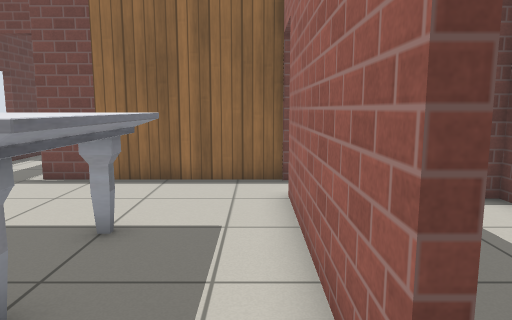
[1] (above)

20 first-person views from a walk through a Gazebo world. The camera is 1 m above the floor, tilts 8° down and sees 70° across. The floor is counted in squares, 0.5 m on a side. Each view is taken from the middle of a square. On the plan, view 1 faces up. The plan holds only what a view shows up to about 19 squares ahead; the rest is blank. Robots are left out. Gazebo's built-in surfaces are drawn with simple patterns.

[2]
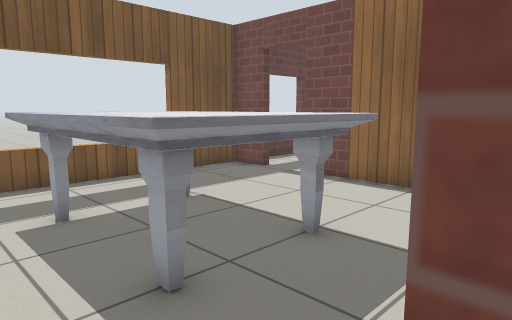

[3]
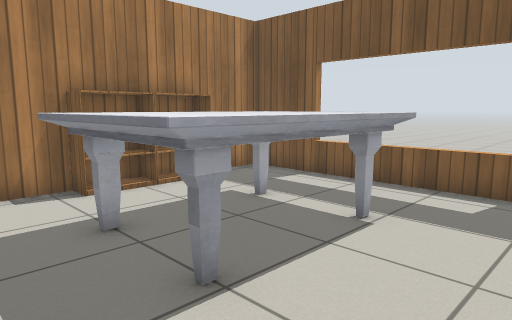

[4]
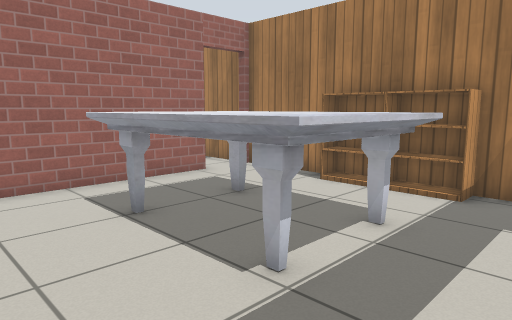

[5]
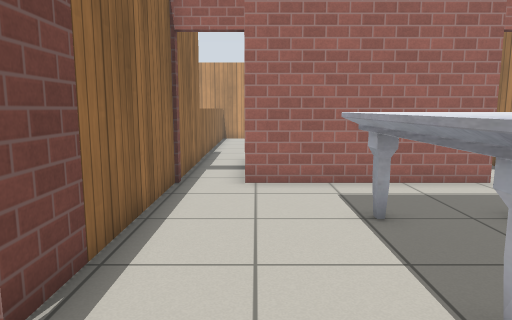

[6]
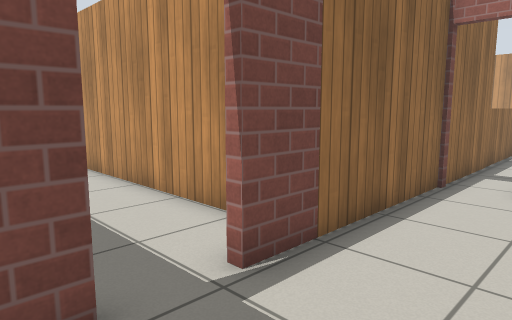

[7]
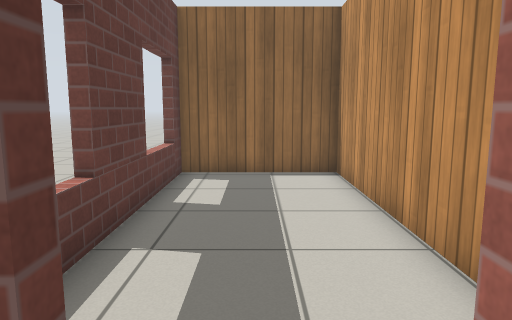

[8]
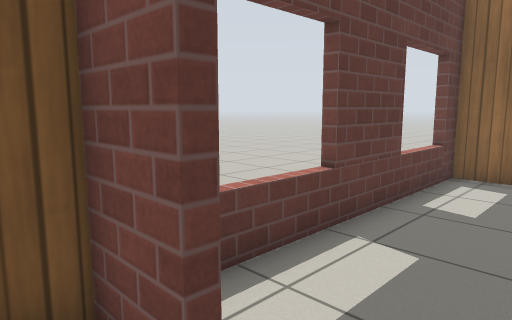

[9]
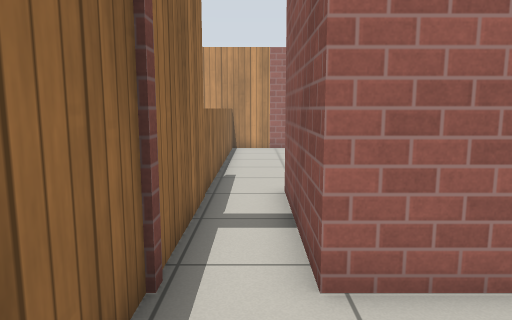

[10]
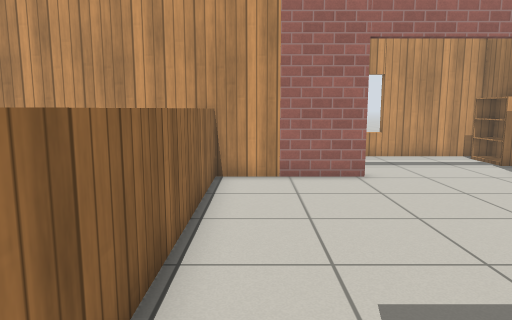

[11]
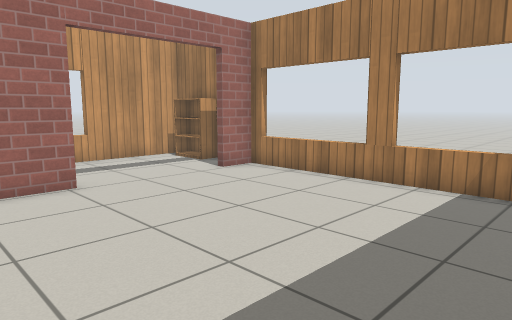

[12]
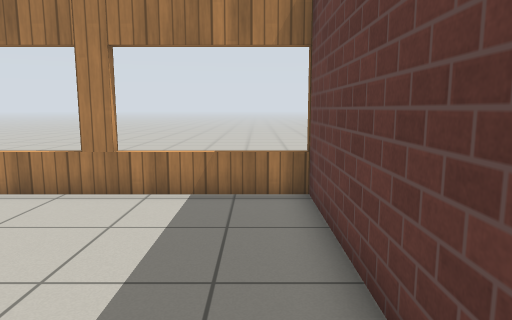

[13]
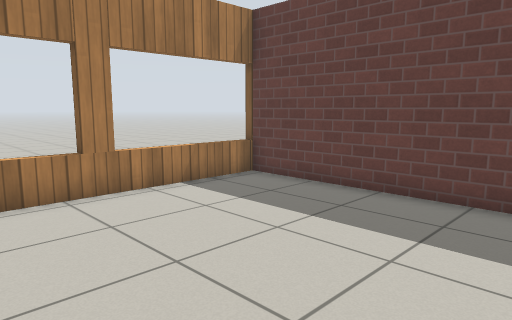

[14]
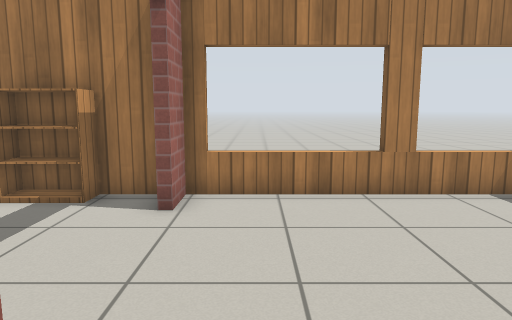

[15]
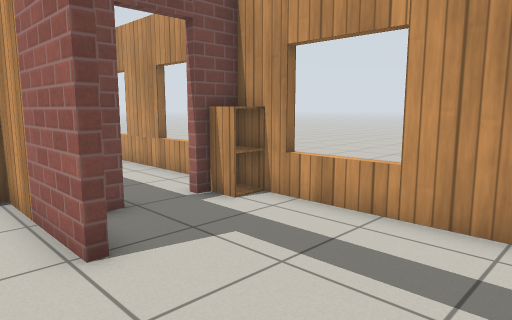

[16]
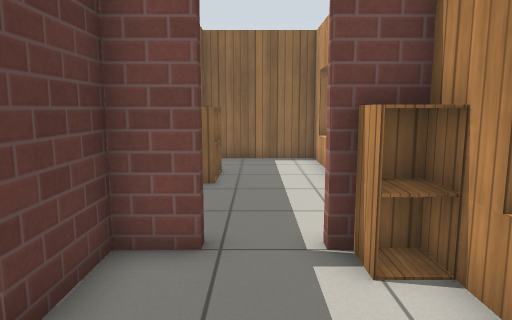

[17]
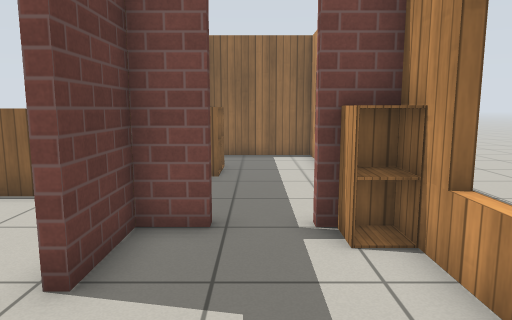

[18]
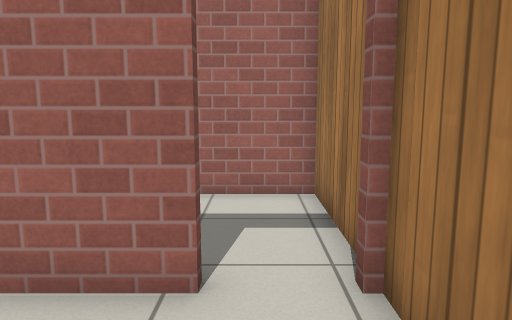

[19]
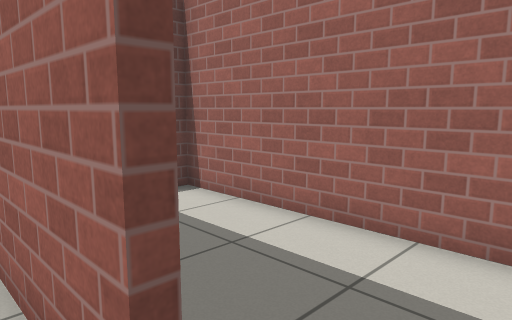

[20]
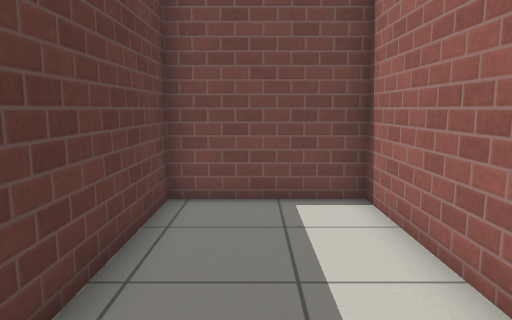

### Floor plan
Ten units are one square. View 1 is at (0, 0); x grows to the right and y downward. Boxes are objects, and circles mark ways between rooms. Rooms are numbered by the first view taken in them; rooms with no view inside come last. Other rooms are left out.
<svg viewBox="-110 -210 323 230">
<path fill="none" stroke="#000" d="M-24 4 6 4M7 -16 7 -83M-93 -75 -98 -75M-98 -22 -93 -22M-78 -106 -78 -102 -93 -102 -93 4 -41 4M16 -102 -61 -102M55 -5 55 -80 11 -80 11 -25M57 -6 57 4M6 4 53 4M156 -57 156 -106M57 -68 57 -6M158 -102 16 -102M57 4 157 4 157 -10M7 -83 57 -83M172 -84 172 -80 160 -80 160 -57M204 -101 204 -177 160 -177 160 -169M208 -64 203 -64M203 -37 208 -37M208 -120 203 -120M163 4 204 4 204 -65M208 -166 203 -166M-93 -142 -98 -142M-93 -195 -93 -116M-44 -123 -44 -204 -94 -204"/>
<rect x="-75" y="-65" width="60" height="40" fill="#bbb"><title>marble table</title></rect>
<rect x="-65" y="-5" width="20" height="10" fill="#bbb"><title>bookshelf</title></rect>
<rect x="-45" y="-5" width="20" height="10" fill="#bbb"><title>bookshelf</title></rect>
<rect x="5" y="-105" width="10" height="10" fill="#bbb"><title>brick post</title></rect>
<rect x="5" y="-5" width="10" height="10" fill="#bbb"><title>brick box</title></rect>
<rect x="55" y="-5" width="10" height="10" fill="#bbb"><title>wooden post</title></rect>
<rect x="105" y="5" width="10" height="10" fill="#bbb"><title>wooden box</title></rect>
<rect x="155" y="-135" width="20" height="10" fill="#bbb"><title>cabinet</title></rect>
<rect x="155" y="-145" width="20" height="10" fill="#bbb"><title>cabinet</title></rect>
<rect x="175" y="-5" width="20" height="10" fill="#bbb"><title>bookshelf</title></rect>
<rect x="195" y="-85" width="10" height="20" fill="#bbb"><title>cabinet</title></rect>
<rect x="-105" y="-205" width="10" height="10" fill="#bbb"><title>brick box</title></rect>
<circle cx="10" cy="-5" r="3" fill="#2a7"/>
<circle cx="20" cy="-90" r="3" fill="#2a7"/>
<circle cx="-70" cy="-100" r="3" fill="#2a7"/>
<circle cx="160" cy="-30" r="3" fill="#2a7"/>
<text x="-40" y="-50">1</text>
<text x="30" y="-30">2</text>
<text x="110" y="-50">3</text>
<text x="180" y="-80">4</text>
<text x="-70" y="-160">5</text>
</svg>
Room 1 opens to room 2. Room 1 opens to room 3. Room 1 opens to room 5. Room 3 opens to room 4.

Where each view was taken, in squares from view 1:
view 1: 0 up, 0 right, facing up
view 2: 1 up, 1 right, facing up-left
view 3: 9 up, 0 right, facing down-left
view 4: 9 up, 9 left, facing down-right
view 5: 8 up, 9 left, facing right
view 6: 7 up, 9 left, facing up-right
view 7: 9 up, 7 left, facing up
view 8: 9 up, 6 left, facing up-left
view 9: 9 up, 3 left, facing right
view 10: 9 up, 5 right, facing right
view 11: 9 up, 6 right, facing down-right
view 12: 8 up, 7 right, facing down
view 13: 8 up, 14 right, facing down-left
view 14: 8 up, 14 right, facing down
view 15: 1 up, 14 right, facing up-right
view 16: 3 up, 18 right, facing up
view 17: 2 up, 18 right, facing up
view 18: 1 up, 3 left, facing right
view 19: 0 up, 0 right, facing up-right
view 20: 0 up, 3 right, facing up
